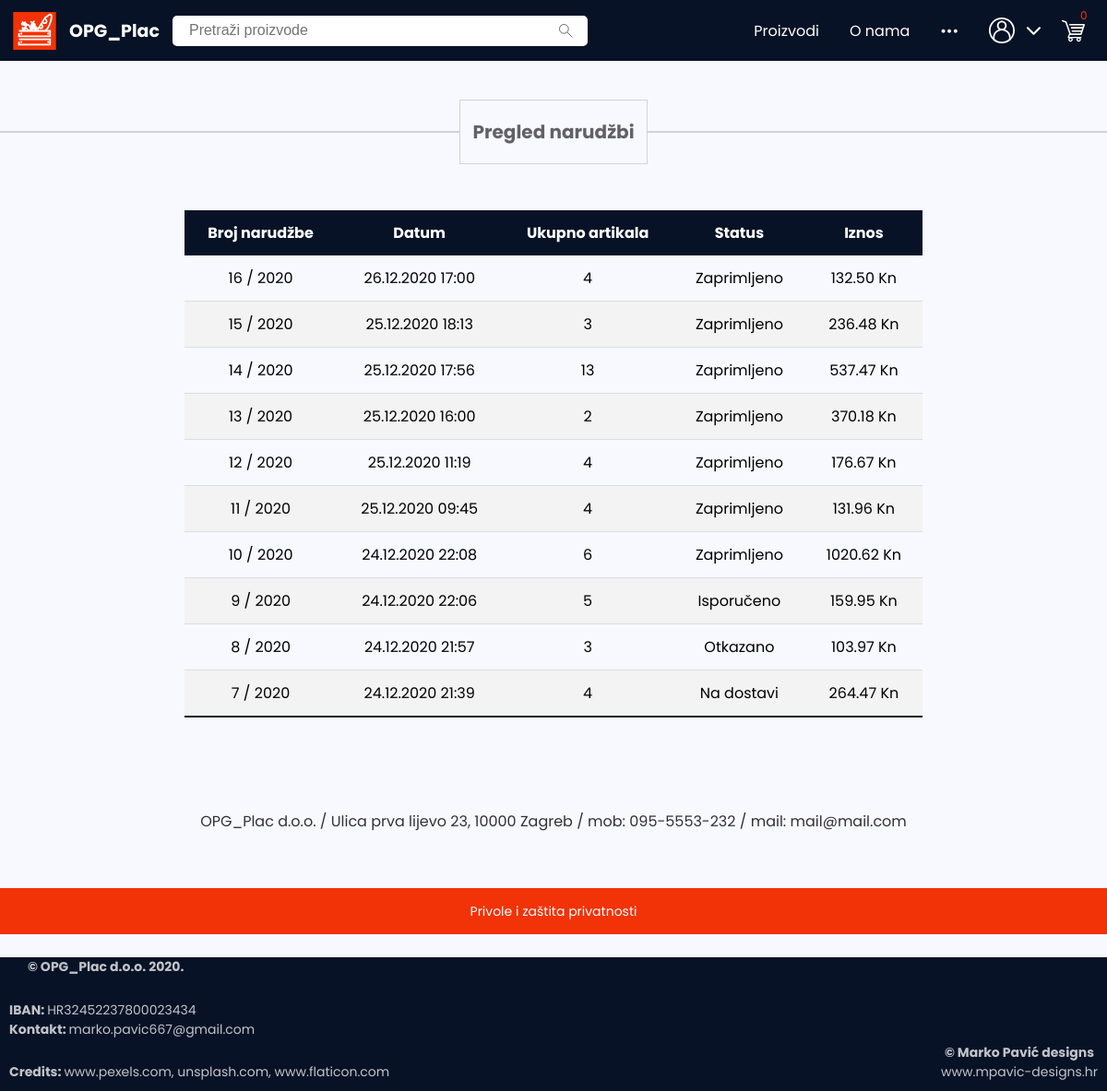
Screenshot of /pregled_narudzbi (signed in) with the database file from the repository.
### OPG_Plac/models.py (models this page shows)
class OrderStatus(models.Model):
    status = models.CharField(max_length=100)
    def __str__(self):
        return self.status

### OPG_Plac/views.py (the view)
# urls.py: path("pregled_narudzbi", view_order_history, name="order_history"),
@login_required(login_url="/prijava")
def view_order_history(request):
    user = models.User.objects.get(email=request.user)
    orders_qset = user.orders.all().exclude(status=None).order_by('-id')
    orders = []
    for order in orders_qset:
        orders.append({
            "id": "{} / {}".format(order.id, order.history.all()[0].timestamp.strftime("%Y")),
            "created_on": order.history.all()[0].timestamp.strftime('%d.%m.%Y %H:%M'),
            "items_count": sum([item.quantity for item in order.items.all()]),
            "total": round(sum([item.item_price * item.quantity for item in order.items.all()]), 2) + 20,
            "status": order.status,
            "plain_id": order.id
        })
    return render(request, "components/order_history/order_history.html", {
        "orders": orders
    })

### OPG_Plac/models.py (called while the page is built)
    def __str__(self):
        return self.email

### OPG_Plac/templates/components/order_history/order_history.html (shortened to what this page needs)
{% extends 'components/site_frame.html' %}
{% load static %}
{% block head %}
    <link rel="stylesheet" href="{% static 'subpages/order_history/order_history.css' %}">
{% endblock %}
{% block body %}
    {% include '../navbar.html' %}
    {% include '../divider_hr_title.html' with title="Pregled narudžbi" %}
    <div class="order-history-top-container">
        <div class="table-container">
            <table class="order-history-table">
                <thead>
                    <tr>
                        <th>Broj narudžbe</th>
                        <th>Datum</th>
                        <th class="table_item_count">Ukupno artikala</th>
                        <th>Status</th>
                        <th>Iznos</th>
                    </tr>
                </thead>
                <tbody>
                    {% for order in orders %}
                        <tr onclick="location.href ='/pregled_narudzbi/narudzba?id={{order.plain_id}}'">
                                <td><a href="/pregled_narudzbi/narudzba?id={{order.plain_id}}">{{order.id}}</a></td>
                                <td><a href="/pregled_narudzbi/narudzba?id={{order.plain_id}}">{{order.created_on}}</a></td>
                                <td class="table_item_count"><a href="/pregled_narudzbi/narudzba?id={{order.plain_id}}">{{order.items_count}}</a></td>
                                <td><a href="/pregled_narudzbi/narudzba?id={{order.plain_id}}">{{order.status}}</a></td>
                                <td><a href="/pregled_narudzbi/narudzba?id={{order.plain_id}}">{{order.total}} Kn</a></td>
                        </tr>
                    {% endfor %}
                </tbody>
            </table>
        </div>
    </div>
    {% include '../about_info_span.html'%}
    {% include '../footer.html' %}
{% endblock %}

### OPG_Plac/static/style.css (style rules this page uses)
* { box-sizing: border-box; }
body { background: ghostwhite; margin: 0; padding: 0; font-family: Poppins, sans-serif; }

### OPG_Plac/static/subpages/order_history/order_history.css (style rules this page uses)
.order-history-top-container { max-width: 1200px; margin: auto; margin-top: 50px; }
.table-container { display: flex; justify-content: center; }
.order-history-table { border-collapse: collapse; margin: 0px; font-size: 16px; min-width: 800px; margin-left: 15px; margin-right: 15px; }
.order-history-table thead tr { background-color: #081226; color: white; height: 40px; font-weight: bold; }
.order-history-table th, .order-history-table td { padding: 12px 15px; }
.order-history-table tbody td { text-align: center; }
.order-history-table tbody td a { text-decoration: none; color: black; }
.order-history-table tbody tr { border-bottom: solid 1px #dddddd; transition: transform 0.1s ease-in; }
.order-history-table tbody tr:nth-of-type(even) { background-color: #f3f3f3; }
.order-history-table tbody tr:last-of-type { border-bottom: solid 2px #081226; }

### rows the page displays
OrderStatus: id "16 / 2020", created_on "26.12.2020 17:00", items_count "4", status "Zaprimljeno", total "132.50", id "15 / 2020", created_on "25.12.2020 18:13", items_count "3", total "236.48", id "14 / 2020", created_on "25.12.2020 17:56", items_count "13", total "537.47", id "13 / 2020", created_on "25.12.2020 16:00", items_count "2", total "370.18", id "12 / 2020", created_on "25.12.2020 11:19", total "176.67", id "11 / 2020", created_on "25.12.2020 09:45", total "131.96", id "10 / 2020", created_on "24.12.2020 22:08", items_count "6", total "1020.62"
OrderStatus: id "9 / 2020", created_on "24.12.2020 22:06", items_count "5", status "Isporučeno", total "159.95"
OrderStatus: id "8 / 2020", created_on "24.12.2020 21:57", items_count "3", status "Otkazano", total "103.97"
OrderStatus: id "7 / 2020", created_on "24.12.2020 21:39", items_count "4", status "Na dostavi", total "264.47"

### other values shown
{{ title }} "Pregled narudžbi"
